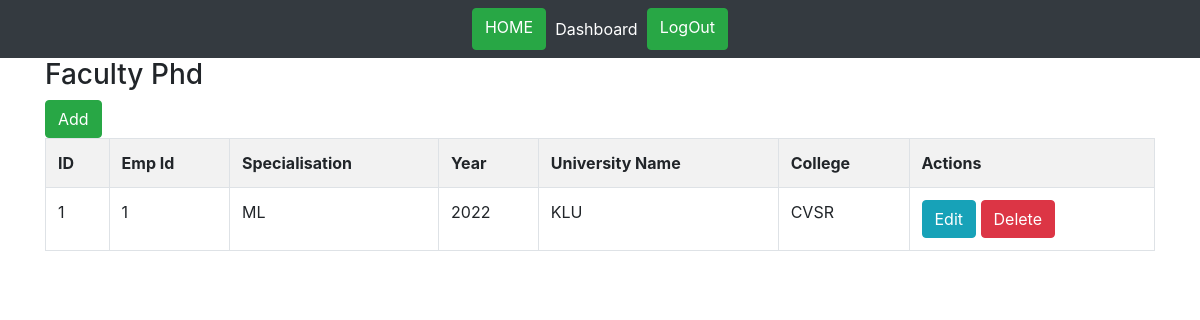
/index.php/faculty_phd, run on an earlier commit of the app's database.
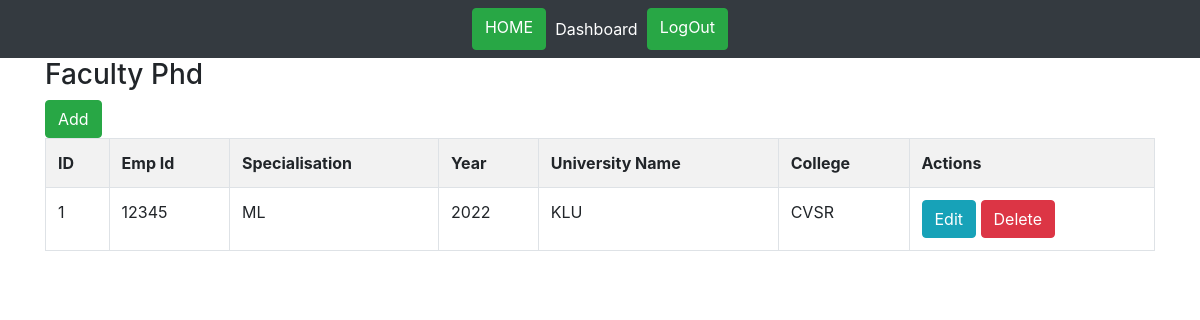
And on a later commit of the database.
### tables this page shows
CREATE TABLE IF NOT EXISTS `faculty_phd` (
  `id` int(11) NOT NULL AUTO_INCREMENT,
  `emp_id` int(11) NOT NULL,
  `specialisation` varchar(100) NOT NULL,
  `year` int(11) NOT NULL,
  `university_name` varchar(100) NOT NULL,
  `college` varchar(100) NOT NULL,
  PRIMARY KEY (`id`)
);

### application/controllers/Faculty_phd.php (called while the page is built, shortened)
<?php
class Faculty_phd extends CI_Controller{
    function __construct()
    {
        $this->load->model('Faculty_phd_model');
    }
    function index()
    {
        $data['faculty_phd'] = $this->Faculty_phd_model->get_all_faculty_phd();
        $data['heading'] = 'Faculty Phd';
        $data['_view'] = 'faculty_phd/index';
        $this->load->view('layouts/main',$data);
    }
}

### index.php (called while the page is built, shortened)
<?php
require_once BASEPATH.'core/CodeIgniter.php';

### application/models/Faculty_phd_model.php (called while the page is built, shortened)
<?php
class Faculty_phd_model extends CI_Model
{
    function get_all_faculty_phd()
    {
        $this->db->order_by('id', 'desc');
        return $this->db->get('faculty_phd')->result_array();
    }
}

### application/views/faculty_phd/index.php (the view)
<div class="pull-right">
	<a href="<?php echo site_url('faculty_phd/add'); ?>" class="btn btn-success">Add</a>
</div>
<table class="table table-striped table-bordered">
    <tr>
		<th>ID</th>
		<th>Emp Id</th>
		<th>Specialisation</th>
		<th>Year</th>
		<th>University Name</th>
		<th>College</th>
		<th>Actions</th>
    </tr>
	<?php foreach($faculty_phd as $f){ ?>
    <tr>
		<td><?php echo $f['id']; ?></td>
		<td><?php echo $f['emp_id']; ?></td>
		<td><?php echo $f['specialisation']; ?></td>
		<td><?php echo $f['year']; ?></td>
		<td><?php echo $f['university_name']; ?></td>
		<td><?php echo $f['college']; ?></td>
		<td>
            <a href="<?php echo site_url('faculty_phd/edit/'.$f['id']); ?>" class="btn btn-info btn-xs">Edit</a>
            <a href="<?php echo site_url('faculty_phd/remove/'.$f['id']); ?>" class="btn btn-danger btn-xs">Delete</a>
        </td>
    </tr>
	<?php } ?>
</table>

What changed in the data, as far as the page shows it:
changed faculty_phd "ML": emp "1" → "12345"
